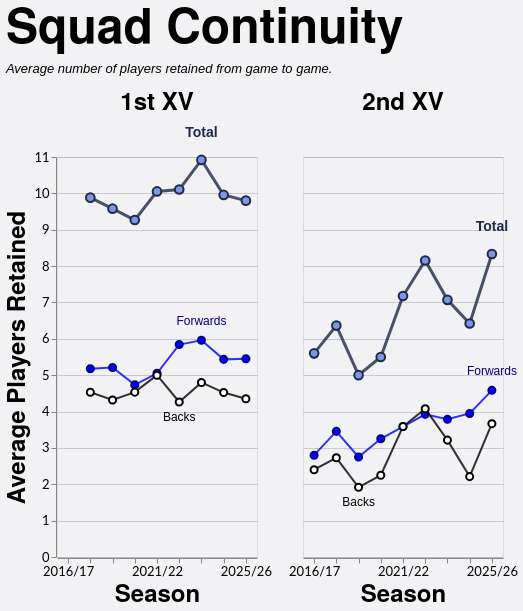

Write a Vega-Lite specification for this figure.
### Vega-Lite specification from a JSON file in a GitHub repository (floating-point values rounded to 4 significant figures)
{"config": {"axis": {"labelFont": "Lato, sans-serif", "titleFont": "PT Sans Narrow, Helvetica Neue, Helvetica, Arial, sans-serif", "labelFontSize": 13, "titleFontSize": 24, "gridColor": "#202947", "gridOpacity": 0.2}, "header": {"labelFont": "PT Sans Narrow, Helvetica Neue, Helvetica, Arial, sans-serif", "titleFont": "PT Sans Narrow, Helvetica Neue, Helvetica, Arial, sans-serif", "labelFontSize": 24, "titleFontSize": 28, "labelFontWeight": "bold", "orient": "left"}, "legend": {"labelFont": "Lato, sans-serif", "titleFont": "PT Sans Narrow, Helvetica Neue, Helvetica, Arial, sans-serif", "labelFontSize": 14, "titleFontSize": 16, "titlePadding": 5, "fillColor": "white", "strokeColor": "black", "padding": 10, "titleFontWeight": "lighter", "titleFontStyle": "italic", "titleColor": "gray", "offset": 10}, "title": {"font": "PT Sans Narrow, Helvetica Neue, Helvetica, Arial, sans-serif", "fontSize": 48, "fontWeight": "bold", "anchor": "start", "align": "center", "titlePadding": 20, "subtitlePadding": 10, "subtitleFontSize": 13, "subtitleColor": "", "subtitleFontStyle": "italic", "offset": 15, "color": "black"}, "axisX": {"labelAngle": 0}, "facet": {"title": null, "header": null, "align": {"row": "each", "column": "each"}}, "resolve": {"scale": {"y": "independent", "facet": "independent"}}, "background": "#f2f1f4"}, "data": {"name": "data-3ffd1334109158dd02573ef05d146832"}, "facet": {"column": {"field": "squad", "header": {"labelExpr": "datum.value + ' XV'", "labelFontSize": 24}, "sort": ["1st", "2nd"], "title": null, "type": "nominal"}}, "spec": {"layer": [{"mark": {"type": "line", "color": "#202946", "opacity": 0.8, "point": {"filled": true, "color": "#7d96e8", "stroke": "#202946", "size": 75, "strokeWidth": 2}, "strokeWidth": 3}, "encoding": {"detail": [{"field": "unit", "type": "nominal"}], "tooltip": [{"field": "season", "title": "Season", "type": "ordinal"}, {"field": "squad", "title": "Squad", "type": "nominal"}, {"field": "unit", "title": "Unit", "type": "nominal"}, {"field": "retained", "format": ".1f", "title": "Avg Retained", "type": "quantitative"}], "x": {"axis": {"labelAngle": 0, "labelOverlap": "parity"}, "field": "season", "sort": "ascending", "title": "Season", "type": "ordinal"}, "y": {"axis": {"tickMinStep": 1}, "field": "retained", "scale": {"zero": true}, "title": "Average Players Retained", "type": "quantitative"}}, "transform": [{"filter": "(datum.unit === 'Total')"}]}, {"mark": {"type": "line", "color": "blue", "opacity": 0.8, "point": {"filled": true, "color": "blue", "stroke": "darkblue", "size": 50, "strokeWidth": 2}, "strokeWidth": 2}, "encoding": {"detail": [{"field": "unit", "type": "nominal"}], "tooltip": [{"field": "season", "title": "Season", "type": "ordinal"}, {"field": "squad", "title": "Squad", "type": "nominal"}, {"field": "unit", "title": "Unit", "type": "nominal"}, {"field": "retained", "format": ".1f", "title": "Avg Retained", "type": "quantitative"}], "x": {"axis": {"labelAngle": 0, "labelOverlap": "parity"}, "field": "season", "sort": "ascending", "title": "Season", "type": "ordinal"}, "y": {"axis": {"tickMinStep": 1}, "field": "retained", "scale": {"zero": true}, "title": "Average Players Retained", "type": "quantitative"}}, "transform": [{"filter": "(datum.unit === 'Forwards')"}]}, {"mark": {"type": "line", "color": "black", "opacity": 0.8, "point": {"filled": true, "color": "white", "stroke": "black", "size": 50, "strokeWidth": 2}, "strokeWidth": 2}, "encoding": {"detail": [{"field": "unit", "type": "nominal"}], "tooltip": [{"field": "season", "title": "Season", "type": "ordinal"}, {"field": "squad", "title": "Squad", "type": "nominal"}, {"field": "unit", "title": "Unit", "type": "nominal"}, {"field": "retained", "format": ".1f", "title": "Avg Retained", "type": "quantitative"}], "x": {"axis": {"labelAngle": 0, "labelOverlap": "parity"}, "field": "season", "sort": "ascending", "title": "Season", "type": "ordinal"}, "y": {"axis": {"tickMinStep": 1}, "field": "retained", "scale": {"zero": true}, "title": "Average Players Retained", "type": "quantitative"}}, "transform": [{"filter": "(datum.unit === 'Backs')"}]}, {"mark": {"type": "text", "align": "center", "baseline": "bottom", "color": "#202946", "dx": 0, "dy": -20, "fontSize": 14, "fontWeight": "bold"}, "encoding": {"detail": [{"field": "unit", "type": "nominal"}], "text": {"value": "Total"}, "tooltip": [{"field": "season", "title": "Season", "type": "ordinal"}, {"field": "squad", "title": "Squad", "type": "nominal"}, {"field": "unit", "title": "Unit", "type": "nominal"}, {"field": "retained", "format": ".1f", "title": "Avg Retained", "type": "quantitative"}], "x": {"field": "season", "type": "ordinal"}, "y": {"field": "retained", "type": "quantitative"}}, "transform": [{"filter": "(datum.unit === 'Total')"}, {"calculate": "toNumber(split(datum.season, '/')[0])", "as": "season_order"}, {"joinaggregate": [{"op": "max", "field": "retained", "as": "max_value"}, {"op": "min", "field": "retained", "as": "min_value"}], "groupby": ["squad"]}, {"filter": "datum.retained > 0"}, {"filter": "datum.retained == datum.max_value"}, {"window": [{"op": "row_number", "field": "", "as": "rank"}], "groupby": ["squad"], "sort": [{"field": "season_order", "order": "descending"}]}, {"filter": "datum.rank == 1"}]}, {"mark": {"type": "text", "align": "center", "baseline": "bottom", "color": "darkblue", "dx": 0, "dy": -12, "fontSize": 12, "fontWeight": "normal"}, "encoding": {"detail": [{"field": "unit", "type": "nominal"}], "text": {"value": "Forwards"}, "tooltip": [{"field": "season", "title": "Season", "type": "ordinal"}, {"field": "squad", "title": "Squad", "type": "nominal"}, {"field": "unit", "title": "Unit", "type": "nominal"}, {"field": "retained", "format": ".1f", "title": "Avg Retained", "type": "quantitative"}], "x": {"field": "season", "type": "ordinal"}, "y": {"field": "retained", "type": "quantitative"}}, "transform": [{"filter": "(datum.unit === 'Forwards')"}, {"calculate": "toNumber(split(datum.season, '/')[0])", "as": "season_order"}, {"joinaggregate": [{"op": "max", "field": "retained", "as": "max_value"}, {"op": "min", "field": "retained", "as": "min_value"}], "groupby": ["squad"]}, {"filter": "datum.retained > 0"}, {"filter": "datum.retained == datum.max_value"}, {"window": [{"op": "row_number", "field": "", "as": "rank"}], "groupby": ["squad"], "sort": [{"field": "season_order", "order": "descending"}]}, {"filter": "datum.rank == 1"}]}, {"mark": {"type": "text", "align": "center", "baseline": "top", "color": "black", "dx": 0, "dy": 10, "fontSize": 12, "fontWeight": "normal"}, "encoding": {"detail": [{"field": "unit", "type": "nominal"}], "text": {"value": "Backs"}, "tooltip": [{"field": "season", "title": "Season", "type": "ordinal"}, {"field": "squad", "title": "Squad", "type": "nominal"}, {"field": "unit", "title": "Unit", "type": "nominal"}, {"field": "retained", "format": ".1f", "title": "Avg Retained", "type": "quantitative"}], "x": {"field": "season", "type": "ordinal"}, "y": {"field": "retained", "type": "quantitative"}}, "transform": [{"filter": "(datum.unit === 'Backs')"}, {"calculate": "toNumber(split(datum.season, '/')[0])", "as": "season_order"}, {"joinaggregate": [{"op": "max", "field": "retained", "as": "max_value"}, {"op": "min", "field": "retained", "as": "min_value"}], "groupby": ["squad"]}, {"filter": "datum.retained > 0"}, {"filter": "datum.retained == datum.min_value"}, {"window": [{"op": "row_number", "field": "", "as": "rank"}], "groupby": ["squad"], "sort": [{"field": "season_order", "order": "descending"}]}, {"filter": "datum.rank == 1"}]}], "height": 400, "width": 200}, "spacing": 30, "title": {"text": "Squad Continuity", "subtitle": ["Average number of players retained from game to game."]}, "$schema": "https://vega.github.io/schema/vega-lite/v5.20.1.json", "datasets": {"data-3ffd1334109158dd02573ef05d146832": [{"season": "2017/18", "squad": "1st", "unit": "Total", "retained": 9.882}, {"season": "2017/18", "squad": "1st", "unit": "Forwards", "retained": 5.176}, {"season": "2017/18", "squad": "1st", "unit": "Backs", "retained": 4.529}, {"season": "2018/19", "squad": "1st", "unit": "Total", "retained": 9.579}, {"season": "2018/19", "squad": "1st", "unit": "Forwards", "retained": 5.211}, {"season": "2018/19", "squad": "1st", "unit": "Backs", "retained": 4.316}, {"season": "2019/20", "squad": "1st", "unit": "Total", "retained": 9.267}, {"season": "2019/20", "squad": "1st", "unit": "Forwards", "retained": 4.733}, {"season": "2019/20", "squad": "1st", "unit": "Backs", "retained": 4.533}, {"season": "2021/22", "squad": "1st", "unit": "Total", "retained": 10.05}, {"season": "2021/22", "squad": "1st", "unit": "Forwards", "retained": 5.053}, {"season": "2021/22", "squad": "1st", "unit": "Backs", "retained": 5.0}, {"season": "2022/23", "squad": "1st", "unit": "Total", "retained": 10.11}, {"season": "2022/23", "squad": "1st", "unit": "Forwards", "retained": 5.842}, {"season": "2022/23", "squad": "1st", "unit": "Backs", "retained": 4.263}, {"season": "2023/24", "squad": "1st", "unit": "Total", "retained": 10.92}, {"season": "2023/24", "squad": "1st", "unit": "Forwards", "retained": 5.96}, {"season": "2023/24", "squad": "1st", "unit": "Backs", "retained": 4.8}, {"season": "2024/25", "squad": "1st", "unit": "Total", "retained": 9.957}, {"season": "2024/25", "squad": "1st", "unit": "Forwards", "retained": 5.435}, {"season": "2024/25", "squad": "1st", "unit": "Backs", "retained": 4.522}, {"season": "2025/26", "squad": "1st", "unit": "Total", "retained": 9.8}, {"season": "2025/26", "squad": "1st", "unit": "Forwards", "retained": 5.45}, {"season": "2025/26", "squad": "1st", "unit": "Backs", "retained": 4.35}, {"season": "2016/17", "squad": "2nd", "unit": "Total", "retained": 5.6}, {"season": "2016/17", "squad": "2nd", "unit": "Forwards", "retained": 2.8}, {"season": "2016/17", "squad": "2nd", "unit": "Backs", "retained": 2.4}, {"season": "2017/18", "squad": "2nd", "unit": "Total", "retained": 6.364}, {"season": "2017/18", "squad": "2nd", "unit": "Forwards", "retained": 3.455}, {"season": "2017/18", "squad": "2nd", "unit": "Backs", "retained": 2.727}, {"season": "2018/19", "squad": "2nd", "unit": "Total", "retained": 5.0}, {"season": "2018/19", "squad": "2nd", "unit": "Forwards", "retained": 2.75}, {"season": "2018/19", "squad": "2nd", "unit": "Backs", "retained": 1.917}, {"season": "2019/20", "squad": "2nd", "unit": "Total", "retained": 5.5}, {"season": "2019/20", "squad": "2nd", "unit": "Forwards", "retained": 3.25}, {"season": "2019/20", "squad": "2nd", "unit": "Backs", "retained": 2.25}, {"season": "2021/22", "squad": "2nd", "unit": "Total", "retained": 7.176}, {"season": "2021/22", "squad": "2nd", "unit": "Forwards", "retained": 3.588}, {"season": "2021/22", "squad": "2nd", "unit": "Backs", "retained": 3.588}, {"season": "2022/23", "squad": "2nd", "unit": "Total", "retained": 8.154}, {"season": "2022/23", "squad": "2nd", "unit": "Forwards", "retained": 3.923}, {"season": "2022/23", "squad": "2nd", "unit": "Backs", "retained": 4.077}, {"season": "2023/24", "squad": "2nd", "unit": "Total", "retained": 7.071}, {"season": "2023/24", "squad": "2nd", "unit": "Forwards", "retained": 3.786}, {"season": "2023/24", "squad": "2nd", "unit": "Backs", "retained": 3.214}, {"season": "2024/25", "squad": "2nd", "unit": "Total", "retained": 6.421}, {"season": "2024/25", "squad": "2nd", "unit": "Forwards", "retained": 3.947}, {"season": "2024/25", "squad": "2nd", "unit": "Backs", "retained": 2.211}, {"season": "2025/26", "squad": "2nd", "unit": "Total", "retained": 8.333}, {"season": "2025/26", "squad": "2nd", "unit": "Forwards", "retained": 4.583}, {"season": "2025/26", "squad": "2nd", "unit": "Backs", "retained": 3.667}]}}
